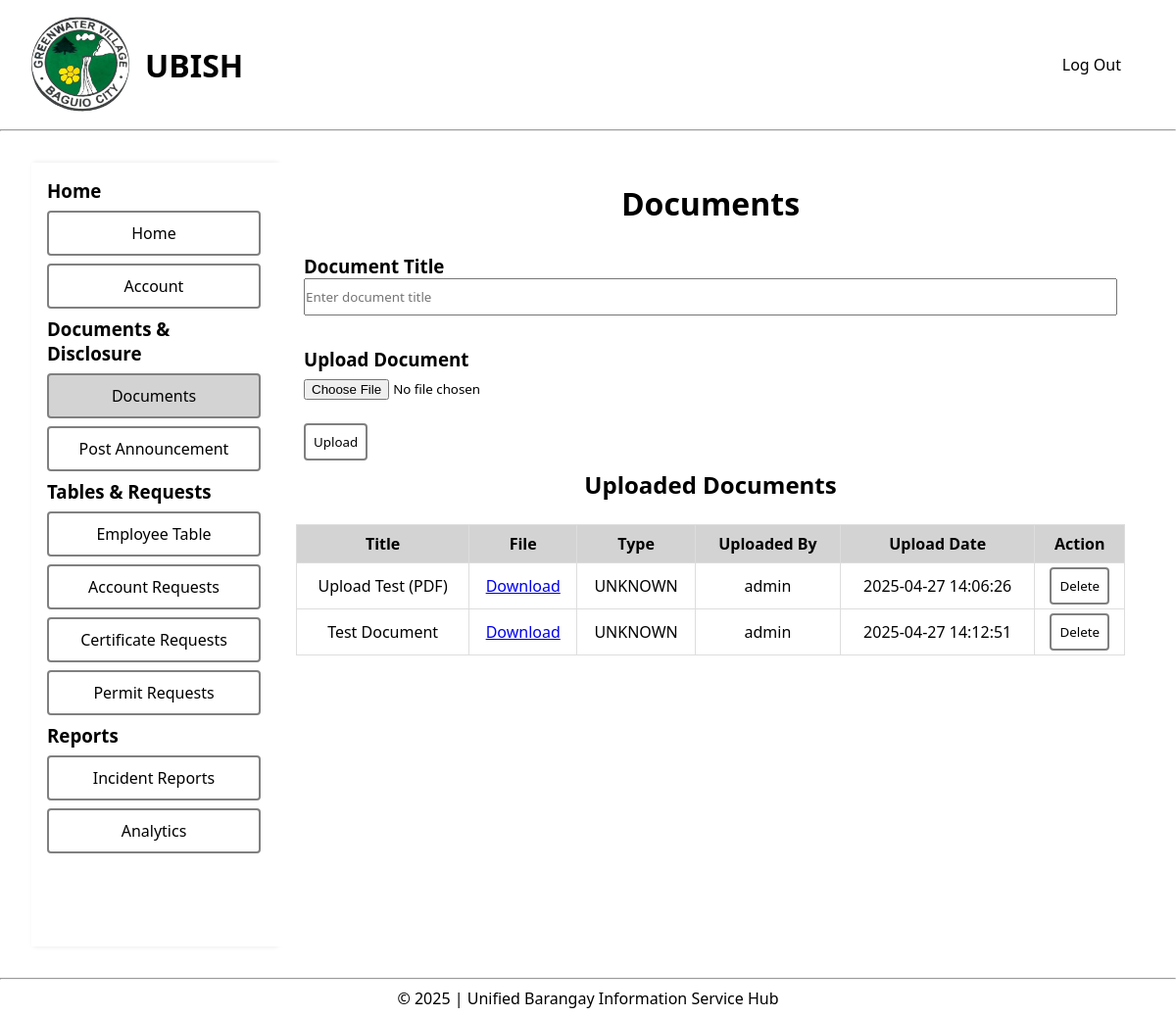
/pages/main/documents.php (signed in), run on an earlier commit of the app's database.
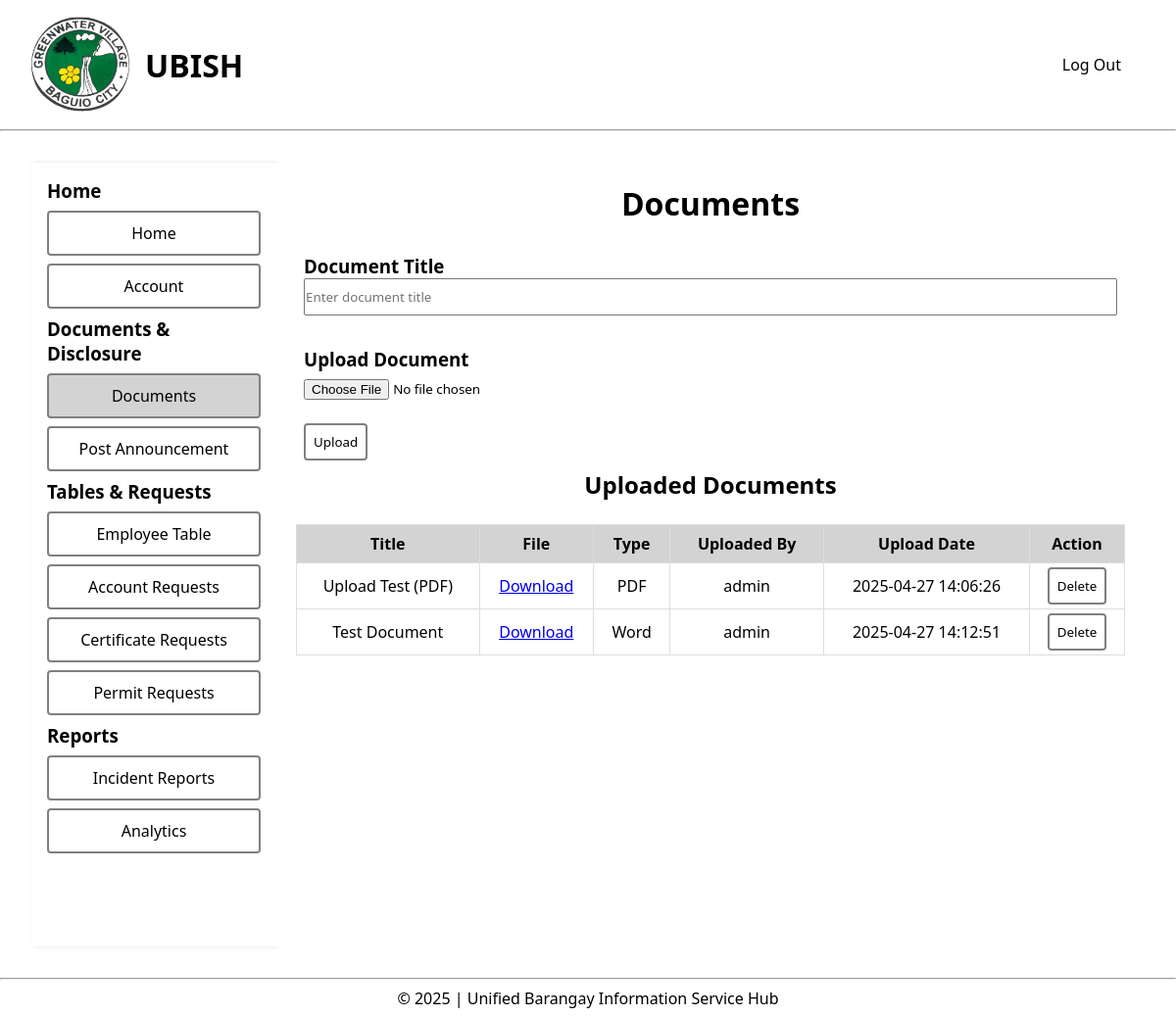
And on a later commit of the database.
### tables this page shows
CREATE TABLE `files` (
  `file_id` int(11) NOT NULL,
  `title` varchar(255) NOT NULL,
  `file_name` varchar(255) NOT NULL,
  `file_path` varchar(255) NOT NULL,
  `uploaded_by` int(11) DEFAULT NULL,
  `upload_date` timestamp NOT NULL DEFAULT current_timestamp(),
  `privacy` enum('Public','Private') NOT NULL DEFAULT 'Public',
  `file_type` varchar(255) DEFAULT NULL
);

### config/dbfetch.php (called while the page is built, shortened)
<?php
    include '../../config/dbconfig.php';
    $accessQuery = "SELECT access_level FROM employee_details WHERE emp_id = :emp_id";
    $access = $pdo->prepare($accessQuery);
    $access->execute([":emp_id" => $_SESSION['emp_id']]);
    $accessLevel = $access->fetchColumn();
?>

### pages/main/documents.php (the view, shortened to what this page needs)
<?php
include '../../config/dbfetch.php';
$documentsFetch = "SELECT * FROM files";
$stmt = $pdo->query($documentsFetch);
$documents = $stmt->fetchAll(PDO::FETCH_ASSOC);
function getDocumentsTable($pdo)
{
    $documentsFetch = "SELECT * FROM files";
    $stmt = $pdo->query($documentsFetch);
    $documents = $stmt->fetchAll(PDO::FETCH_ASSOC);
    $output = "";
    $mimeMap = [
        'application/pdf' => 'PDF',
        'application/msword' => 'Word',
        'application/vnd.openxmlformats-officedocument.wordprocessingml.document' => 'Word',
        'application/vnd.ms-excel' => 'Excel',
        'application/vnd.openxmlformats-officedocument.spreadsheetml.sheet' => 'Excel',
        'image/jpeg' => 'JPEG',
        'image/png' => 'PNG',
        'text/plain' => 'Text'
    ];
    foreach ($documents as $document) {
        $documentId = $document['file_id'];
        $title = htmlspecialchars($document['file_name']);
        $filePath = htmlspecialchars($document['file_path']);
        $rawType = $document['file_type'] ?? 'unknown/unknown';
        $fileType = $mimeMap[$rawType] ?? strtoupper(explode('/', $rawType)[1] ?? 'Unknown');
        $uploadedBy = $document['uploaded_by'];
        $uploadDate = $document['upload_date'];
        $userFetch = "SELECT username FROM login_details WHERE user_id = :uploaded_by";
        $stmtUser = $pdo->prepare($userFetch);
        $stmtUser->execute([':uploaded_by' => $uploadedBy]);
        $user = $stmtUser->fetch(PDO::FETCH_ASSOC);
        $username = $user ? $user['username'] : 'Unknown';
        $output .= "<tr>
                        <td>$title</td>
                        <td><a href='$filePath' download>Download</a></td>
                        <td>$fileType</td>
                        <td>$username</td>
                        <td>$uploadDate</td>
                        <td><button onclick='confirmDelete($documentId)'>Delete</button></td>
                    </tr>";
    }
    return $output;
}
?>
<!DOCTYPE html>
<html lang="en">
<head>
    <link rel="stylesheet" href="../../assets/css/style.css">
</head>
</head>
<body>
    <header>
        <div class="navigation">
            <div class="logo">
                <img src="../../assets/img/greenwater-village-logo.jpg" alt="Greenwater Village Logo">
                <h1>UBISH</h1>
            </div>
            <form method="POST">
                <nav>
                    <ul>
                        <li><button class="logout" style="cursor: pointer;" name="logout">Log Out</button></li>
                    </ul>
                </nav>
            </form>
        </div>
        <hr>
    </header>
    <main>
        <div class="dashboard-main">
            <div class="dashboard-sidebar">
                <ul>
                    <h3>Home</h3>
                    <li><a href="../main/dashboard.php">Home</a></li>
                    <li><a href="../main/account.php">Account</a></li>
                    <h3>Documents & Disclosure</h3>
                    <li class="active"><a href="../main/documents.php">Documents</a></li>
                    <li><a href="../main/announcements.php">Post Announcement</a></li>
                    <h3>Tables & Requests</h3>
                    <?php if ($accessLevel >= 2) {
                        echo '<li><a href="../main/employee_table.php">Employee Table</a></li>';
                    } ?>
                    <?php if ($accessLevel >= 3) {
                        echo '<li><a href="../main/account_requests.php">Account Requests</a></li>';
                    } ?>
                    <?php if ($accessLevel >= 2) {
                        echo '<li><a href="../main/certificates.php">Certificate Requests</a></li>';
                    } ?>
                    <?php if ($accessLevel >= 2) {
                        echo '<li><a href="../main/permits.php">Permit Requests</a></li>';
                    } ?>
                    <h3>Reports</h3>
                    <li><a href="../main/incidents.php">Incident Reports</a></li>
                    <li><a href="../main/reports.php">Analytics</a></li>
                </ul>
            </div>
            <div class="dashboard-content">
                <h1>
                    <center>Documents</center>
                </h1><br>
                <div class="document-upload-form">
                    <form method="POST" enctype="multipart/form-data">
                        <div class="document-credentials">
                            <h3>Document Title</h3>
                            <input type="text" name="title" placeholder="Enter document title" required>
                        </div>
                        <div class="document-credentials">
                            <h3>Upload Document</h3>
                            <input type="file" name="document" accept=".pdf,.doc,.docx,.xls,.xlsx,.txt,.jpg,.png"
                                required>
                            <button name="upload" id="uploadDocument">Upload</button>
                        </div>
                    </form>
                </div>
                <h2>
                    <center>Uploaded Documents</center>
                </h2>
                <table class="documents-table">
                    <thead>
                        <tr>
                            <th>Title</th>
                            <th>File</th>
                            <th>Type</th>
                            <th>Uploaded By</th>
                            <th>Upload Date</th>
                            <th>Action</th>
                        </tr>
                    </thead>
                    <tbody>
                        <?php echo getDocumentsTable($pdo); ?>
                    </tbody>
                </table>
            </div>
        </div>
    </main>
    <footer>
        <hr>
        <p><?php echo "&copy; " . date('Y') . " | Unified Barangay Information Service Hub"; ?></p>
    </footer>
</body>
</html>

### assets/css/style.css (style rules this page uses)
* { margin: 0; padding: 0; box-sizing: border-box; font-family: 'Segoe UI', Tahoma, Geneva, Verdana, sans-serif; }
body { display: grid; grid-template-rows: auto 1fr auto; min-height: 100vh; }
.navigation { display: flex; align-items: center; justify-content: space-between; margin: 16px 32px; }
.logo { display: flex; align-items: center; justify-content: center; text-align: center; }
.logo h1 { padding-left: 16px; }
.logo img { display: block; width: 100px; height: 100px; border-radius: 50%; object-fit: cover; }
nav ul { display: flex; align-items: center; justify-content: center; }
nav ul li { padding: 0 16px; list-style-type:none; }
main { margin: 32px; }
form { display: flex; flex-direction: column; align-items: center; justify-content: center; }
button.logout { border: none; background-color: white; font-size: 16px; }
.dashboard-main { display: grid; grid-template-columns: 250px 1fr; grid-template-rows: 1fr; min-height: 100vh; }
.dashboard-sidebar { grid-area: 1 / 1 / 2 / 2; overflow-y: auto; padding: 16px; box-shadow: 2px 0 5px rgba(0, 0, 0, 0.1); }
.dashboard-content { grid-area: 1 / 2 / 2 / 3; padding: 20px; display: flex; flex-direction: column; align-items: center; justify-content: flex-start; background-color: #fff; overflow-y: auto; }
.dashboard-sidebar ul { list-style-type: none; padding: 0; margin: 0; }
.dashboard-sidebar ul li { margin: 8px 0; border: 2px solid gray; border-radius: 4px; text-align: center; background-color: white; cursor: pointer; }
.dashboard-sidebar ul li a { display: block; padding: 10px; text-decoration: none; color: black; }
.dashboard-sidebar ul li.active { background-color: lightgray; }
.dashboard-content table { margin: 24px 0; }
.dashboard-content table tr td { padding: 4px 8px; }
footer p { text-align: center; padding: 8px; }

### pages/main/documents.php (style rules this page uses)
.document-upload-form { text-align: left; margin: 0; width: 100%; }
button { border: 2px solid gray; background-color: white; color: black; padding: 8px; border-radius: 4px; cursor: pointer; transition: background-color 0.3s; }
button.logout { border: none; background-color: white; font-size: 16px; }
table { width: 100%; border-collapse: collapse; margin: 24px 0; }
table th, table td { padding: 8px 12px; border: 1px solid #ddd; text-align: center; }
table th { background-color: lightgray; }
.document-credentials { width: 100%; padding: 8px; box-sizing: border-box; }
.document-credentials input, .document-credentials textarea { margin-bottom: 16px; width: 100%; padding: 8px; padding-left: 0px; box-sizing: border-box; }

What changed in the data, as far as the page shows it:
changed files "Upload Test (PDF)": file_type "UNKNOWN" → "PDF"
changed files "Test Document": file_type "UNKNOWN" → "Word"
